Frame 1 (no input): blank canvas, image omitted
Frame 60 (no input): blank canvas, image omitted
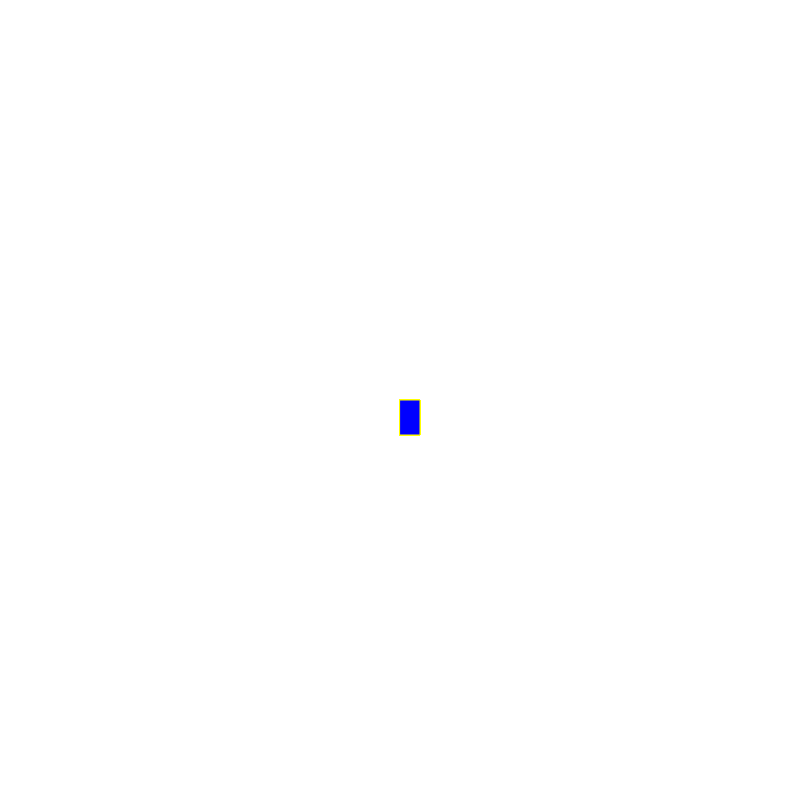
Frame 120 (the mouse pressed at the canvas centre since frame 60)

The p5.js sketch whose frames 1 and 60 were blank and that drew this single picture after the mouse press (run headless with seeded random() and noise() and a simulated clock; from frame 60 on, the mouse is pressed at the canvas centre):

// p5.js sketch
// ── sketch.js
function setup() {
    createCanvas(800, 800);
    background("white");
  }
  
  function draw() {
    stroke("yellow");
    fill("blue");
  
    // console.log(mouseIsPressed)
  
    if (mouseIsPressed) {
      rect(mouseX, mouseY, 20, 35);
    }
  }
  
